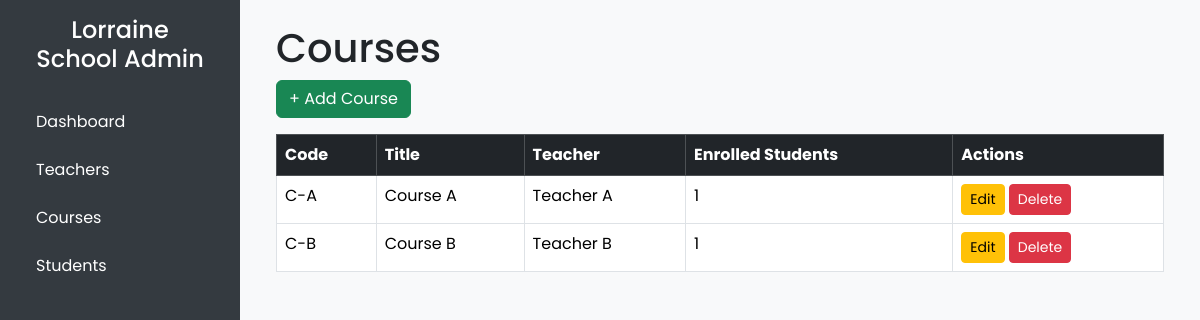
Page /courses/ on the committed database.
### school/models.py (models this page shows, shortened)
class Course(models.Model):
    title = models.CharField(max_length=150)
    code = models.CharField(max_length=20, unique=True)
    description = models.TextField(blank=True)
    teacher = models.ForeignKey(Teacher, on_delete=models.SET_NULL, null=True, related_name='courses')

class Teacher(models.Model):
    name = models.CharField(max_length=100)
    email = models.EmailField(unique=True, blank=True, null=True)
    subject_specialty = models.CharField(max_length=100, blank=True)
    def __str__(self):
        return self.name

### school/views.py (the view)
# urls.py: path('courses/', views.course_list, name='course_list'),
def course_list(request):
    courses = Course.objects.all().select_related('teacher')
    return render(request, 'school/course_list.html', {'courses': courses})

### school/templates/school/course_list.html
{% extends 'school/base.html' %}
{% block content %}
<h1>Courses</h1>
<a href="{% url 'course_add' %}" class="btn btn-success mb-3">+ Add Course</a>
<table class="table table-hover table-bordered">
  <thead class="table-dark">
    <tr>
      <th>Code</th>
      <th>Title</th>
      <th>Teacher</th>
      <th>Enrolled Students</th>
      <th>Actions</th>
    </tr>
  </thead>
  <tbody>
    {% for course in courses %}
    <tr>
      <td>{{ course.code }}</td>
      <td>{{ course.title }}</td>
      <td>{{ course.teacher|default:"—" }}</td>
      <td>{{ course.students.count }}</td>
      <td>
        <a href="{% url 'course_edit' course.pk %}" class="btn btn-sm btn-warning">Edit</a>
        <a href="{% url 'course_delete' course.pk %}" class="btn btn-sm btn-danger">Delete</a>
      </td>
    </tr>
    {% empty %}
    <tr><td colspan="5" class="text-center">No courses yet.</td></tr>
    {% endfor %}
  </tbody>
</table>
{% endblock %}

### school/templates/school/base.html (style rules this page uses)
* { font-family: 'Poppins', sans-serif; }
body { background-color: #f8f9fa; margin: 0; }

### rows in the picture
Course: code "C-A", title "Course A", teacher "Teacher A", students.count "1"
Course: code "C-B", title "Course B", teacher "Teacher B", students.count "1"
